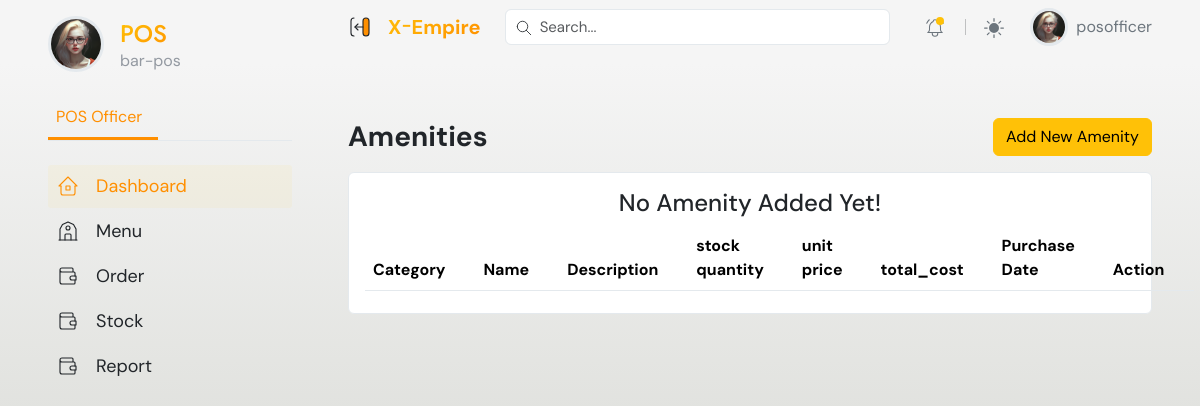
Screenshot of /inventory/amenity-items/ (signed in) with the database file from the repository.
### accounts/models.py (models this page shows, shortened)
class User(AbstractUser):
    email = models.EmailField(unique=True)
    phone = models.CharField(max_length=100, null=True, blank=True)
    is_admin = models.BooleanField(default=False)
    is_supervisor = models.BooleanField(default=False)
    is_account_officer = models.BooleanField(default=False)
    is_frontdesk_officer = models.BooleanField(default=False)
    is_pos_officer = models.BooleanField(default=False)
    is_worker = models.BooleanField(default=False)
    active_status = models.BooleanField(default=False)
    t_and_c = models.BooleanField(default=False)

### hrm/models.py (models this page shows, shortened)
class Employee(models.Model):
    WorkerRoles = (
        ('front_desk', 'front_desk'),
        ('pos_staff', 'pos_staff'),
        ('hr_staff', 'hr_ataff'),
        ('manager', 'manager'),
        ('waiter', 'waiter'),
        ('supervisor', 'supervisor'),
        ('potter', 'potter'),
        ('accountant', 'accountant'),
        ('store_keeper', 'store_keeper'),
        ('security', 'security'),
    )
    user = models.OneToOneField(User, on_delete=models.CASCADE, related_name='employee_profile', null=True, blank=True)
    department_location = models.ForeignKey(DepartmentLocation, on_delete=models.CASCADE, related_name='employee_department',blank=True, null=True)
    role = models.CharField(max_length=50, choices=WorkerRoles, null=True, blank=True)
    emergency_contact_name = models.CharField(max_length=255, null=True, blank=True)
    emergency_contact_relationship = models.CharField(max_length=255, null=True, blank=True)
    emergency_contact_phone = models.CharField(max_length=20, null=True, blank=True, )
    skills = models.ManyToManyField('Skill', related_name='employees', blank=True)
    certifications = models.ManyToManyField('Certification', related_name='employees', blank=True)
    contract_type = models.CharField(max_length=50, choices=[('full_time', 'Full-Time'), ('part_time', 'Part-Time'), ('temporary', 'Temporary')], null=True, blank=True)
    contract_start_date = models.DateField(null=True, blank=True)
    contract_end_date = models.DateField(null=True, blank=True)
    contract_renewal_date = models.DateField(null=True, blank=True)

class DepartmentLocation(models.Model):
    department = models.ForeignKey(Department, on_delete=models.CASCADE, related_name='locations')
    name = models.CharField(max_length=100)
    description = models.TextField(blank=True, null=True)
    date_created = models.DateTimeField(auto_now_add=True)
    class Meta:
        unique_together = ('department', 'name')

### inventory/views.py (the view)
# urls.py: path('amenity-items/', views.amenity_item_list, name='amenity_item_list'),
def amenity_item_list(request):
    amenities = Amenity.objects.all()
    form = AmenityForm()
    context = {
        'amenities': amenities,
        'form':form,
        }
    return render(request, 'pages/amenity_list.html', context)

### inventory/forms.py
class AmenityForm(forms.ModelForm):
    class Meta:
        model = Amenity
        fields = ['name', 'category', 'description', 'cost', 'id_code', 'stock_quantity','supplier']
        widgets = {
            'name': forms.TextInput(attrs={'class': 'form-control','placeholder':'Name',}),
            'category': forms.Select(attrs={'class': 'form-control', 'type': 'datetime-local','placeholder':'Category',}),
            'description': forms.TextInput(attrs={'class': 'form-control', 'type': 'datetime-local','placeholder':'Usage End Time',}),
            'cost': forms.TextInput(attrs={'class': 'form-control', 'placeholder':'Cost Of Use if Any',}),
            'id_code': forms.TextInput(attrs={'class': 'form-control','placeholder':'Order of Usage',}),
            'stock_quantity': forms.TextInput(attrs={'class': 'form-control','placeholder':'Quantity Available if relivant',}),
            'supplier': forms.Select(attrs={'class': 'form-control','placeholder':'Supplier',}),
        }

### inventory/models.py (called while the page is built)
    def __str__(self):
        full_path = [self.name]
        parent_cat = self.parent
        while parent_cat is not None:
            full_path.append(parent_cat.name)
            parent_cat = parent_cat.parent
        return ' -> '.join(full_path[::-1])

    def __str__(self):
        return self.name

### inventory/templates/pages/amenity_list.html (shortened to what this page needs)
{% extends 'dashboard_base.html' %}
{% load static %}
{% block content %}
    <main class="container-fluid px-0">
        {% if request.user.is_admin %}
            {% include '../partials/menubars/admin_sidebar.html' %}
        {% elif request.user.is_supervisor %}
            {% include '../partials/menubars/supervisor_sidebar.html' %}
        {% elif request.user.is_account_officer %}
            {% include '../partials/menubars/accounting_sidebar.html' %}
        {% elif request.user.is_pos_officer %}
            {% include '../partials/menubars/pos_sidebar.html' %}
        {% else %}
            {% include '../partials/menubars/frontdesk_sidebar.html' %}
        {% endif %}
        <div class="content">
            {% include '../partials/top_header.html' %}
            <div class="px-xl-5 px-lg-4 px-3 py-3  mt-5 page-body">
                <div class="row g-3">
                    <div class="col-sm-12">
                        <div class="d-flex align-items-center justify-content-between flex-wrap">
                            <h3 class="fw-bold mb-0">Amenities</h3>
                            <div class="col-auto d-flex w-sm-100">
                                <button type="button" class="btn btn-warning" data-bs-toggle="modal" data-bs-target="#add-equipment">Add New Amenity</button>
                            </div>
                        </div>
                    </div>
                    <div class="col-sm-12">
                        <div class="card">
                            <div class="card-body">
                                <table class="table dataTable align-middle table-hover table-body" style="width: 100%;">
                                    <thead>
                                        <tr>
                                            <th>Category</th>
                                            <th>Name</th>
                                            <th>Description</th>
                                            <th>stock quantity </th>
                                            <th>unit price</th>
                                            <th>total_cost</th>
                                            <th>Purchase Date</th>
                                            <th>Action</th>
                                        </tr>
                                    </thead>
                                    <tbody>
                                        {% if amenities %}
                                            {% for amenity in amenities %}
                                                <tr>
                                                    <td>{{ amenity.category}}</td>
                                                    <td>{{ amenity.name}}</td>
                                                    <td>{{ amenity.description}}</td>
                                                    <td>{{ amenity.id_code }}</td>
                                                    <td>{{  amenity.cost}}</td>
                                                    <td>{{  amenity.stock_quantity}}</td>
                                                    <td>{{  amenity.supplier}}</td>
                                                    <td>
                                                        <button type="button" class="btn" data-bs-toggle="modal" data-bs-target="#edit-amenity"><i class="fa fa-pencil-square fa-2x"></i></button>
                                                        <a href="#" data-url="{% url 'inventory:amenity_item_delete' 0 %}" onclick="deleteItem(event, {{ amenity.id }})" class="btn"><i class="fa fa-trash text-danger fa-2x"></i></a>
                                                    </td>
                                                </tr>
                                            {% endfor %}
                                        {% else %}
                                            <div class="text-center">
                                                <h4> No Amenity Added Yet! </h4>
                                            </div>
                                        {% endif %}
                                    </tbody>
                                </table>
                            </div>
                        </div>
                    </div>
                </div>
            </div>
        </div>
    </main>
{% endblock %}

### dashboard/templates/partials/menubars/pos_sidebar.html (shortened to what this page needs)
{% load static %}
<aside class="ps-xl-5 ps-lg-4 ps-3 pe-2 py-3 sidebar sticky-top" data-bs-theme="none">
  <nav class="navbar navbar-expand-xl py-0">
    <div
      class="offcanvas offcanvas-start"
      data-bs-scroll="true"
      tabindex="-1"
      id="offcanvas_Navbar"
    >
      <div class="offcanvas-body flex-column custom_scroll ps-4 ps-xl-0">
        <div class="d-flex align-items-start mb-4">
          <img
            class="avatar lg rounded-circle border border-3"
            src="../assets/images/profile_av.png"
            alt="avatar"
          />
          <div class="ms-3 mt-1">
            <h4 class="mb-0 text-gradient title-font">POS</h4>
            <span class="text-muted">  {{ request.user.employee_profile.department_location.name}} </span>
          </div>
        </div>
        <ul
          class="nav nav-tabs tab-dynamic px-0 mb-4"
          role="tablist"
          style="--dynamic-color: var(--accent-color)"
        >
          <li class="nav-item" role="presentation">
            <a
              class="ps-2 pe-3 nav-link active"
              data-bs-toggle="tab"
              href="#tab_hotels"
              role="tab"
              aria-selected="false"
              tabindex="-1"
            >POS Officer </a
              >
            </li>
          </ul>
          <div class="tab-content">
            <div
              class="tab-pane fade active show"
              id="tab_hotels"
              role="tabpanel"
            >
              <ul class="list-unstyled mb-4 menu-list">
                <li>
                  <a
                    class="active"
                    href="{% url 'dashboard:pos_user_dashboard' %}"
                    aria-label="Hotel Dashboard"
                  >
                    <span class="mx-3">Dashboard</span>
                  </a>
                </li>
                <li>
                  <a href="{% url 'pos:products' %}" aria-label="Hotel Front">
                    <span class="mx-3">Menu</span>
                  </a>
                </li>
                <li>
                  <a
                    href="{% url 'dashboard:pos_orders' %}"
                    aria-label="Transaction list"
                  >
                    <span class="mx-3">Order </span>
                  </a>
                </li>
                <li>
                  <a
                    href="{% url 'dashboard:received_stock' %}"
                    aria-label="Transaction list"
                  >
                    <span class="mx-3">Stock </span>
                  </a>
                </li>
                <li>
                  <a
                    href="#"
                    aria-label="Transaction list"
                  >
                    <span class="mx-3">Report</span>
                  </a>
                </li>
              </div>
            </div>
          </div>
        </div>
      </nav>
    </aside>

### dashboard/templates/partials/top_header.html (shortened to what this page needs)
{% load static %}
<header class="px-xl-5 px-lg-4 px-3 sticky-top" data-bs-theme="none">
    <div class="d-flex justify-content-between align-items-center py-2 w-100">
        <div class="d-flex align-items-center pe-4">
            <button class="btn d-xl-inline-flex d-none border-0 p-0 pe-2 sidebar-toggle-btn" type="button">
            </button>
            <a href="index.html" class="brand-icon text-decoration-none d-flex align-items-center" title="X-Empire Admin Template">
                <span class="fw-bold ps-2 fs-5 d-none d-xl-inline-flex text-gradient">X <small>-</small>Empire</span>
            </a>
        </div>
        <form class="dropdown main-search me-md-4 w-100 d-none d-md-inline-flex">
            <div class="w-100" data-bs-toggle="dropdown" data-bs-auto-close="outside">
                <input type="text" class="form-control" placeholder="Search..." aria-label="Search...">
            </div>
        </form>
        <ul class="header-menu flex-grow-1">
            <li class="nav-item dropdown px-md-1 d-none d-md-inline-flex">
                <a class="dropdown-toggle gray-6" href="#" role="button" data-bs-toggle="dropdown" aria-expanded="false" title="notification">
                    <span class="bullet-dot bg-primary animation-blink"></span>
                </a>
            </li>
            <li class="nav-item py-2 py-md-1 col-auto">
            </li>
            <li class="nav-item dropdown px-md-1">
                <a class="dropdown-toggle gray-6" href="#" id="bd-theme" data-bs-toggle="dropdown" aria-expanded="false">
                    <svg width="20" height="20" fill="currentColor" viewBox="0 0 24 24" class="theme-icon-active"><use href="#sun-fill"></use></svg>
                </a>
            </li>
            <li class="nav-item user ms-3">
                <a class="dropdown-toggle gray-6 d-flex text-decoration-none align-items-center lh-sm p-0" href="#" role="button" data-bs-toggle="dropdown" aria-expanded="false" title="User" data-bs-auto-close="outside">
                    {% if request.user.profile.image %}
                        <img class="avatar rounded-circle border border-3" src="{% static 'dashboard/assets/images/profile_av.png' %}" alt="profile image">
                    {% else %}
                        <img class="avatar rounded-circle border border-3" src="{% static 'dashboard/assets/images/profile_av.png' %}" alt="profile image">
                    {% endif %}
                    <span class="ms-2 fs-6 d-none d-sm-inline-flex">{{request.user.first_name}}</span>
                </a>
            </li>
        </ul>
    </div>
</header>

### rows the page displays
User: user.employee_profile.department_location.name "bar-pos", user.first_name "posofficer"
